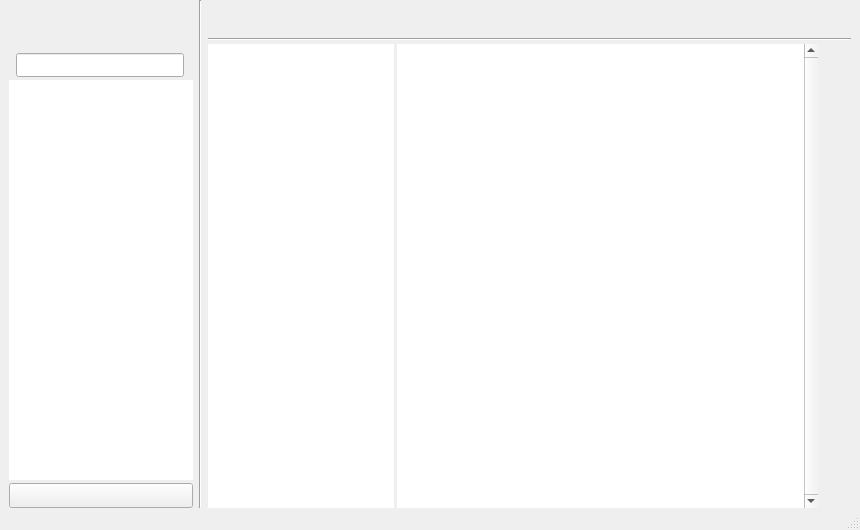
<?xml version="1.0" encoding="UTF-8"?>
<ui version="4.0">
 <class>PoseLibraryWindow</class>
 <widget class="QMainWindow" name="PoseLibraryWindow">
  <property name="geometry">
   <rect>
    <x>0</x>
    <y>0</y>
    <width>860</width>
    <height>530</height>
   </rect>
  </property>
  <property name="minimumSize">
   <size>
    <width>860</width>
    <height>530</height>
   </size>
  </property>
  <property name="maximumSize">
   <size>
    <width>860</width>
    <height>530</height>
   </size>
  </property>
  <property name="windowTitle">
   <string>Pose Library</string>
  </property>
  <widget class="QWidget" name="centralwidget">
   <layout class="QHBoxLayout" name="horizontalLayout_4" stretch="2,1,7">
    <property name="leftMargin">
     <number>9</number>
    </property>
    <property name="topMargin">
     <number>0</number>
    </property>
    <property name="rightMargin">
     <number>9</number>
    </property>
    <property name="bottomMargin">
     <number>0</number>
    </property>
    <item>
     <layout class="QVBoxLayout" name="verticalLayout">
      <property name="spacing">
       <number>3</number>
      </property>
      <item>
       <widget class="QPushButton" name="pushButton">
        <property name="minimumSize">
         <size>
          <width>50</width>
          <height>50</height>
         </size>
        </property>
        <property name="maximumSize">
         <size>
          <width>50</width>
          <height>50</height>
         </size>
        </property>
        <property name="cursor">
         <cursorShape>PointingHandCursor</cursorShape>
        </property>
        <property name="styleSheet">
         <string notr="true">QPushButton{
	border:none;
}</string>
        </property>
        <property name="text">
         <string/>
        </property>
        <property name="icon">
         <iconset resource="poseLibrary.poseLibrary.qrc">
          <normaloff>:/icon/icons/bgi.png</normaloff>:/icon/icons/bgi.png</iconset>
        </property>
        <property name="iconSize">
         <size>
          <width>50</width>
          <height>50</height>
         </size>
        </property>
       </widget>
      </item>
      <item>
       <layout class="QHBoxLayout" name="horizontalLayout" stretch="0,90,5">
        <property name="spacing">
         <number>0</number>
        </property>
        <item>
         <widget class="QLabel" name="label">
          <property name="text">
           <string/>
          </property>
         </widget>
        </item>
        <item>
         <widget class="QLineEdit" name="LET_Search">
          <property name="minimumSize">
           <size>
            <width>0</width>
            <height>24</height>
           </size>
          </property>
         </widget>
        </item>
        <item>
         <widget class="QLabel" name="label_2">
          <property name="text">
           <string/>
          </property>
         </widget>
        </item>
       </layout>
      </item>
      <item>
       <widget class="QListView" name="LSV_Character">
        <property name="font">
         <font>
          <pointsize>10</pointsize>
         </font>
        </property>
        <property name="contextMenuPolicy">
         <enum>Qt::CustomContextMenu</enum>
        </property>
        <property name="styleSheet">
         <string notr="true"/>
        </property>
        <property name="frameShape">
         <enum>QFrame::NoFrame</enum>
        </property>
       </widget>
      </item>
      <item>
       <widget class="QPushButton" name="btn_refreshCharacters">
        <property name="minimumSize">
         <size>
          <width>0</width>
          <height>25</height>
         </size>
        </property>
        <property name="text">
         <string/>
        </property>
        <property name="icon">
         <iconset resource="poseLibrary.poseLibrary.qrc">
          <normaloff>:/icon/icons/reload.png</normaloff>:/icon/icons/reload.png</iconset>
        </property>
        <property name="iconSize">
         <size>
          <width>18</width>
          <height>18</height>
         </size>
        </property>
       </widget>
      </item>
     </layout>
    </item>
    <item>
     <widget class="Line" name="line">
      <property name="orientation">
       <enum>Qt::Vertical</enum>
      </property>
     </widget>
    </item>
    <item>
     <layout class="QVBoxLayout" name="verticalLayout_2" stretch="0,0,0">
      <property name="spacing">
       <number>3</number>
      </property>
      <item>
       <layout class="QHBoxLayout" name="horizontalLayout_2">
        <item>
         <spacer name="horizontalSpacer_3">
          <property name="orientation">
           <enum>Qt::Horizontal</enum>
          </property>
          <property name="sizeHint" stdset="0">
           <size>
            <width>40</width>
            <height>20</height>
           </size>
          </property>
         </spacer>
        </item>
        <item>
         <widget class="QPushButton" name="pushButton_3">
          <property name="minimumSize">
           <size>
            <width>35</width>
            <height>35</height>
           </size>
          </property>
          <property name="maximumSize">
           <size>
            <width>35</width>
            <height>35</height>
           </size>
          </property>
          <property name="cursor">
           <cursorShape>PointingHandCursor</cursorShape>
          </property>
          <property name="styleSheet">
           <string notr="true">QPushButton{
	border:none;
}</string>
          </property>
          <property name="text">
           <string/>
          </property>
          <property name="icon">
           <iconset resource="poseLibrary.poseLibrary.qrc">
            <normaloff>:/icon/icons/sync.png</normaloff>:/icon/icons/sync.png</iconset>
          </property>
          <property name="iconSize">
           <size>
            <width>25</width>
            <height>25</height>
           </size>
          </property>
         </widget>
        </item>
        <item>
         <widget class="QPushButton" name="pushButton_2">
          <property name="minimumSize">
           <size>
            <width>35</width>
            <height>35</height>
           </size>
          </property>
          <property name="maximumSize">
           <size>
            <width>35</width>
            <height>35</height>
           </size>
          </property>
          <property name="cursor">
           <cursorShape>PointingHandCursor</cursorShape>
          </property>
          <property name="styleSheet">
           <string notr="true">QPushButton{
	border:none;
}</string>
          </property>
          <property name="text">
           <string/>
          </property>
          <property name="icon">
           <iconset resource="poseLibrary.poseLibrary.qrc">
            <normaloff>:/icon/icons/setting.png</normaloff>:/icon/icons/setting.png</iconset>
          </property>
          <property name="iconSize">
           <size>
            <width>25</width>
            <height>25</height>
           </size>
          </property>
         </widget>
        </item>
       </layout>
      </item>
      <item>
       <widget class="Line" name="line_2">
        <property name="orientation">
         <enum>Qt::Horizontal</enum>
        </property>
       </widget>
      </item>
      <item>
       <layout class="QHBoxLayout" name="horizontalLayout_3" stretch="300,680,20">
        <item>
         <widget class="QListView" name="LSV_PoseType">
          <property name="font">
           <font>
            <pointsize>10</pointsize>
           </font>
          </property>
          <property name="contextMenuPolicy">
           <enum>Qt::CustomContextMenu</enum>
          </property>
          <property name="styleSheet">
           <string notr="true"/>
          </property>
          <property name="frameShape">
           <enum>QFrame::NoFrame</enum>
          </property>
         </widget>
        </item>
        <item>
         <widget class="QTableView" name="LSV_Pose">
          <property name="contextMenuPolicy">
           <enum>Qt::DefaultContextMenu</enum>
          </property>
          <property name="frameShape">
           <enum>QFrame::NoFrame</enum>
          </property>
          <property name="verticalScrollBarPolicy">
           <enum>Qt::ScrollBarAlwaysOn</enum>
          </property>
         </widget>
        </item>
        <item>
         <layout class="QVBoxLayout" name="verticalLayout_3">
          <item>
           <widget class="QPushButton" name="btn_playBlast">
            <property name="minimumSize">
             <size>
              <width>30</width>
              <height>30</height>
             </size>
            </property>
            <property name="maximumSize">
             <size>
              <width>30</width>
              <height>30</height>
             </size>
            </property>
            <property name="cursor">
             <cursorShape>PointingHandCursor</cursorShape>
            </property>
            <property name="styleSheet">
             <string notr="true">QPushButton{
	border:none;
}</string>
            </property>
            <property name="text">
             <string/>
            </property>
            <property name="icon">
             <iconset resource="poseLibrary.poseLibrary.qrc">
              <normaloff>:/icon/icons/play.png</normaloff>:/icon/icons/play.png</iconset>
            </property>
            <property name="iconSize">
             <size>
              <width>24</width>
              <height>24</height>
             </size>
            </property>
           </widget>
          </item>
          <item>
           <widget class="QPushButton" name="btn_apply">
            <property name="minimumSize">
             <size>
              <width>30</width>
              <height>30</height>
             </size>
            </property>
            <property name="maximumSize">
             <size>
              <width>30</width>
              <height>30</height>
             </size>
            </property>
            <property name="cursor">
             <cursorShape>PointingHandCursor</cursorShape>
            </property>
            <property name="styleSheet">
             <string notr="true">QPushButton{
	border:none;
}</string>
            </property>
            <property name="text">
             <string/>
            </property>
            <property name="icon">
             <iconset resource="poseLibrary.poseLibrary.qrc">
              <normaloff>:/icon/icons/apply.png</normaloff>:/icon/icons/apply.png</iconset>
            </property>
            <property name="iconSize">
             <size>
              <width>25</width>
              <height>25</height>
             </size>
            </property>
           </widget>
          </item>
          <item>
           <widget class="QPushButton" name="btn_create">
            <property name="minimumSize">
             <size>
              <width>30</width>
              <height>30</height>
             </size>
            </property>
            <property name="maximumSize">
             <size>
              <width>30</width>
              <height>30</height>
             </size>
            </property>
            <property name="cursor">
             <cursorShape>PointingHandCursor</cursorShape>
            </property>
            <property name="styleSheet">
             <string notr="true">QPushButton{
	border:none;
}</string>
            </property>
            <property name="text">
             <string/>
            </property>
            <property name="icon">
             <iconset resource="poseLibrary.poseLibrary.qrc">
              <normaloff>:/icon/icons/create.png</normaloff>:/icon/icons/create.png</iconset>
            </property>
            <property name="iconSize">
             <size>
              <width>22</width>
              <height>22</height>
             </size>
            </property>
           </widget>
          </item>
          <item>
           <widget class="QPushButton" name="btn_grabImage">
            <property name="minimumSize">
             <size>
              <width>30</width>
              <height>30</height>
             </size>
            </property>
            <property name="maximumSize">
             <size>
              <width>30</width>
              <height>30</height>
             </size>
            </property>
            <property name="cursor">
             <cursorShape>PointingHandCursor</cursorShape>
            </property>
            <property name="styleSheet">
             <string notr="true">QPushButton{
	border:none;
}</string>
            </property>
            <property name="text">
             <string/>
            </property>
            <property name="icon">
             <iconset resource="poseLibrary.poseLibrary.qrc">
              <normaloff>:/icon/icons/camera.png</normaloff>:/icon/icons/camera.png</iconset>
            </property>
            <property name="iconSize">
             <size>
              <width>22</width>
              <height>22</height>
             </size>
            </property>
           </widget>
          </item>
          <item>
           <widget class="QPushButton" name="btn_addStar">
            <property name="minimumSize">
             <size>
              <width>30</width>
              <height>30</height>
             </size>
            </property>
            <property name="maximumSize">
             <size>
              <width>30</width>
              <height>30</height>
             </size>
            </property>
            <property name="cursor">
             <cursorShape>PointingHandCursor</cursorShape>
            </property>
            <property name="layoutDirection">
             <enum>Qt::LeftToRight</enum>
            </property>
            <property name="styleSheet">
             <string notr="true">QPushButton{
	border:none;
}</string>
            </property>
            <property name="text">
             <string/>
            </property>
            <property name="icon">
             <iconset resource="poseLibrary.poseLibrary.qrc">
              <normaloff>:/icon/icons/star.png</normaloff>:/icon/icons/star.png</iconset>
            </property>
            <property name="iconSize">
             <size>
              <width>25</width>
              <height>25</height>
             </size>
            </property>
           </widget>
          </item>
          <item>
           <widget class="QPushButton" name="btn_delete">
            <property name="minimumSize">
             <size>
              <width>30</width>
              <height>30</height>
             </size>
            </property>
            <property name="maximumSize">
             <size>
              <width>30</width>
              <height>30</height>
             </size>
            </property>
            <property name="cursor">
             <cursorShape>PointingHandCursor</cursorShape>
            </property>
            <property name="styleSheet">
             <string notr="true">QPushButton{
	border:none;
}</string>
            </property>
            <property name="text">
             <string/>
            </property>
            <property name="icon">
             <iconset resource="poseLibrary.poseLibrary.qrc">
              <normaloff>:/icon/icons/delete.png</normaloff>:/icon/icons/delete.png</iconset>
            </property>
            <property name="iconSize">
             <size>
              <width>22</width>
              <height>22</height>
             </size>
            </property>
           </widget>
          </item>
         </layout>
        </item>
       </layout>
      </item>
     </layout>
    </item>
   </layout>
  </widget>
  <widget class="QStatusBar" name="statusbar"/>
 </widget>
 <resources>
  <include location="poseLibrary.poseLibrary.qrc"/>
 </resources>
 <connections/>
</ui>
